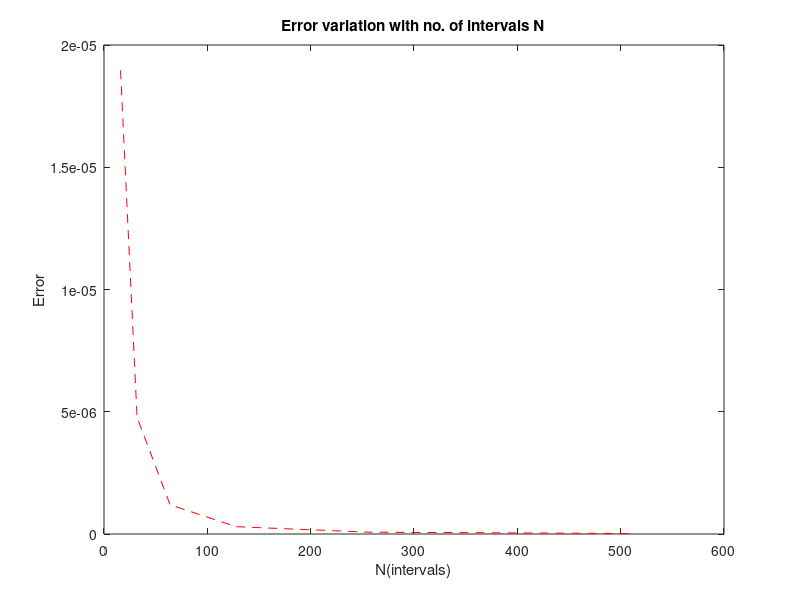

Write MATLAB code to recreate this figure.
%To Solve the differential equation -u''+(e^(-x^2)+1)*u = cos(x) computationally and compare errors for different number of points N

%Discretizing the differential equation
%Taking arbitrary number of intervals N=16
N=16;
n=[N];

% Let the length of one division be h
h=1/N;

% x is a vector with N+1 number of equidistant points from 0 to 1
x=linspace(0,1,N+1)';
x=x(2:N);

%Computed Solution(U) is in the form AU=F
%Creating A matrix
principalDiag=[1; ((2+(h^2)*(exp((-x).^2)+1))/(h^2)).*(ones(N-1,1)); 1];
lowerDiag=[(-1/(h^2))*(ones(N-1,1)); 0; 0];
upperDiag=[0; 0; (-1/(h^2))*(ones(N-1,1))];
A=spdiags([lowerDiag principalDiag upperDiag],-1:1,N+1,N+1);
A=full(A)

%Creating F matrix
F=cos(x)

%Given u(0)=u(1)=0
F=[0; F; 0]

%Computing U
UatN=A\F

%Computing for 2N points
N=2*N;

% Let the length of one division be h
h=1/N;

% x is a vector with N+1 number of equidistant points from 0 to 1
x=linspace(0,1,N+1)';
x=x(2:N);

%Computed Solution(U) is in the form AU=F
%Creating A matrix
principalDiag=[1; ((2+(h^2)*(exp((-x).^2)+1))/(h^2)).*(ones(N-1,1)); 1];
lowerDiag=[(-1/(h^2))*(ones(N-1,1)); 0; 0];
upperDiag=[0; 0; (-1/(h^2))*(ones(N-1,1))];
A=spdiags([lowerDiag principalDiag upperDiag],-1:1,N+1,N+1);
A=full(A)

%Creating F matrix
F=cos(x)

%Given u(0)=u(1)=0
F=[0; F; 0]

%Computing U
Uat2N=A\F
Uat2N=Uat2N(1:2:end)

%Error
E = max(abs(UatN-Uat2N))






%Taking arbitrary number of intervals N=32
N=32;
n=[n;N];

% Let the length of one division be h
h=1/N;

% x is a vector with N+1 number of equidistant points from 0 to 1
x=linspace(0,1,N+1)';
x=x(2:N);

%Computed Solution(U) is in the form AU=F
%Creating A matrix
principalDiag=[1; ((2+(h^2)*(exp((-x).^2)+1))/(h^2)).*(ones(N-1,1)); 1];
lowerDiag=[(-1/(h^2))*(ones(N-1,1)); 0; 0];
upperDiag=[0; 0; (-1/(h^2))*(ones(N-1,1))];
A=spdiags([lowerDiag principalDiag upperDiag],-1:1,N+1,N+1);
A=full(A)

%Creating F matrix
F=cos(x)

%Given u(0)=u(1)=0
F=[0; F; 0]

%Computing U
UatN=A\F

%Computing for 2N points
N=2*N;

% Let the length of one division be h
h=1/N;

% x is a vector with N+1 number of equidistant points from 0 to 1
x=linspace(0,1,N+1)';
x=x(2:N);

%Computed Solution(U) is in the form AU=F
%Creating A matrix
principalDiag=[1; ((2+(h^2)*(exp((-x).^2)+1))/(h^2)).*(ones(N-1,1)); 1];
lowerDiag=[(-1/(h^2))*(ones(N-1,1)); 0; 0];
upperDiag=[0; 0; (-1/(h^2))*(ones(N-1,1))];
A=spdiags([lowerDiag principalDiag upperDiag],-1:1,N+1,N+1);
A=full(A)

%Creating F matrix
F=cos(x)

%Given u(0)=u(1)=0
F=[0; F; 0]

%Computing U
Uat2N=A\F
Uat2N=Uat2N(1:2:end)

%Error
E = [E max(abs(UatN-Uat2N))]






%Taking arbitrary number of intervals N=64
N=64;
n=[n;N];

% Let the length of one division be h
h=1/N;

% x is a vector with N+1 number of equidistant points from 0 to 1
x=linspace(0,1,N+1)';
x=x(2:N);

%Computed Solution(U) is in the form AU=F
%Creating A matrix
principalDiag=[1; ((2+(h^2)*(exp((-x).^2)+1))/(h^2)).*(ones(N-1,1)); 1];
lowerDiag=[(-1/(h^2))*(ones(N-1,1)); 0; 0];
upperDiag=[0; 0; (-1/(h^2))*(ones(N-1,1))];
A=spdiags([lowerDiag principalDiag upperDiag],-1:1,N+1,N+1);
A=full(A)

%Creating F matrix
F=cos(x)

%Given u(0)=u(1)=0
F=[0; F; 0]

%Computing U
UatN=A\F

%Computing for 2N points
N=2*N;

% Let the length of one division be h
h=1/N;

% x is a vector with N+1 number of equidistant points from 0 to 1
x=linspace(0,1,N+1)';
x=x(2:N);

%Computed Solution(U) is in the form AU=F
%Creating A matrix
principalDiag=[1; ((2+(h^2)*(exp((-x).^2)+1))/(h^2)).*(ones(N-1,1)); 1];
lowerDiag=[(-1/(h^2))*(ones(N-1,1)); 0; 0];
upperDiag=[0; 0; (-1/(h^2))*(ones(N-1,1))];
A=spdiags([lowerDiag principalDiag upperDiag],-1:1,N+1,N+1);
A=full(A)

%Creating F matrix
F=cos(x)

%Given u(0)=u(1)=0
F=[0; F; 0]

%Computing U
Uat2N=A\F
Uat2N=Uat2N(1:2:end)

%Error
E = [E max(abs(UatN-Uat2N))]





%Taking arbitrary number of intervals N=128
N=128;
n=[n;N];

% Let the length of one division be h
h=1/N;

% x is a vector with N+1 number of equidistant points from 0 to 1
x=linspace(0,1,N+1)';
x=x(2:N);

%Computed Solution(U) is in the form AU=F
%Creating A matrix
principalDiag=[1; ((2+(h^2)*(exp((-x).^2)+1))/(h^2)).*(ones(N-1,1)); 1];
lowerDiag=[(-1/(h^2))*(ones(N-1,1)); 0; 0];
upperDiag=[0; 0; (-1/(h^2))*(ones(N-1,1))];
A=spdiags([lowerDiag principalDiag upperDiag],-1:1,N+1,N+1);
A=full(A)

%Creating F matrix
F=cos(x)

%Given u(0)=u(1)=0
F=[0; F; 0]

%Computing U
UatN=A\F

%Computing for 2N points
N=2*N;

% Let the length of one division be h
h=1/N;

% x is a vector with N+1 number of equidistant points from 0 to 1
x=linspace(0,1,N+1)';
x=x(2:N);

%Computed Solution(U) is in the form AU=F
%Creating A matrix
principalDiag=[1; ((2+(h^2)*(exp((-x).^2)+1))/(h^2)).*(ones(N-1,1)); 1];
lowerDiag=[(-1/(h^2))*(ones(N-1,1)); 0; 0];
upperDiag=[0; 0; (-1/(h^2))*(ones(N-1,1))];
A=spdiags([lowerDiag principalDiag upperDiag],-1:1,N+1,N+1);
A=full(A)

%Creating F matrix
F=cos(x)

%Given u(0)=u(1)=0
F=[0; F; 0]

%Computing U
Uat2N=A\F
Uat2N=Uat2N(1:2:end)

%Error
E = [E max(abs(UatN-Uat2N))]





%Taking arbitrary number of intervals N=256
N=256;
n=[n;N];

% Let the length of one division be h
h=1/N;

% x is a vector with N+1 number of equidistant points from 0 to 1
x=linspace(0,1,N+1)';
x=x(2:N);

%Computed Solution(U) is in the form AU=F
%Creating A matrix
principalDiag=[1; ((2+(h^2)*(exp((-x).^2)+1))/(h^2)).*(ones(N-1,1)); 1];
lowerDiag=[(-1/(h^2))*(ones(N-1,1)); 0; 0];
upperDiag=[0; 0; (-1/(h^2))*(ones(N-1,1))];
A=spdiags([lowerDiag principalDiag upperDiag],-1:1,N+1,N+1);
A=full(A)

%Creating F matrix
F=cos(x)

%Given u(0)=u(1)=0
F=[0; F; 0]

%Computing U
UatN=A\F

%Computing for 2N points
N=2*N;

% Let the length of one division be h
h=1/N;

% x is a vector with N+1 number of equidistant points from 0 to 1
x=linspace(0,1,N+1)';
x=x(2:N);

%Computed Solution(U) is in the form AU=F
%Creating A matrix
principalDiag=[1; ((2+(h^2)*(exp((-x).^2)+1))/(h^2)).*(ones(N-1,1)); 1];
lowerDiag=[(-1/(h^2))*(ones(N-1,1)); 0; 0];
upperDiag=[0; 0; (-1/(h^2))*(ones(N-1,1))];
A=spdiags([lowerDiag principalDiag upperDiag],-1:1,N+1,N+1);
A=full(A)

%Creating F matrix
F=cos(x)

%Given u(0)=u(1)=0
F=[0; F; 0]

%Computing U
Uat2N=A\F
Uat2N=Uat2N(1:2:end)

%Error
E = [E max(abs(UatN-Uat2N))]





%Taking arbitrary number of intervals N=512
N=512;
n=[n;N];

% Let the length of one division be h
h=1/N;

% x is a vector with N+1 number of equidistant points from 0 to 1
x=linspace(0,1,N+1)';
x=x(2:N);

%Computed Solution(U) is in the form AU=F
%Creating A matrix
principalDiag=[1; ((2+(h^2)*(exp((-x).^2)+1))/(h^2)).*(ones(N-1,1)); 1];
lowerDiag=[(-1/(h^2))*(ones(N-1,1)); 0; 0];
upperDiag=[0; 0; (-1/(h^2))*(ones(N-1,1))];
A=spdiags([lowerDiag principalDiag upperDiag],-1:1,N+1,N+1);
A=full(A)

%Creating F matrix
F=cos(x)

%Given u(0)=u(1)=0
F=[0; F; 0]

%Computing U
UatN=A\F

%Computing for 2N points
N=2*N;

% Let the length of one division be h
h=1/N;

% x is a vector with N+1 number of equidistant points from 0 to 1
x=linspace(0,1,N+1)';
x=x(2:N);

%Computed Solution(U) is in the form AU=F
%Creating A matrix
principalDiag=[1; ((2+(h^2)*(exp((-x).^2)+1))/(h^2)).*(ones(N-1,1)); 1];
lowerDiag=[(-1/(h^2))*(ones(N-1,1)); 0; 0];
upperDiag=[0; 0; (-1/(h^2))*(ones(N-1,1))];
A=spdiags([lowerDiag principalDiag upperDiag],-1:1,N+1,N+1);
A=full(A)

%Creating F matrix
F=cos(x)

%Given u(0)=u(1)=0
F=[0; F; 0]

%Computing U
Uat2N=A\F
Uat2N=Uat2N(1:2:end)

%Error
E = [E max(abs(UatN-Uat2N))]

%Plot the graph for Error variation with different number of intervals N
figure(1);
plot(n,E,'r--')
title('Error variation with no. of intervals N')
xlabel('N(intervals)')
ylabel('Error')